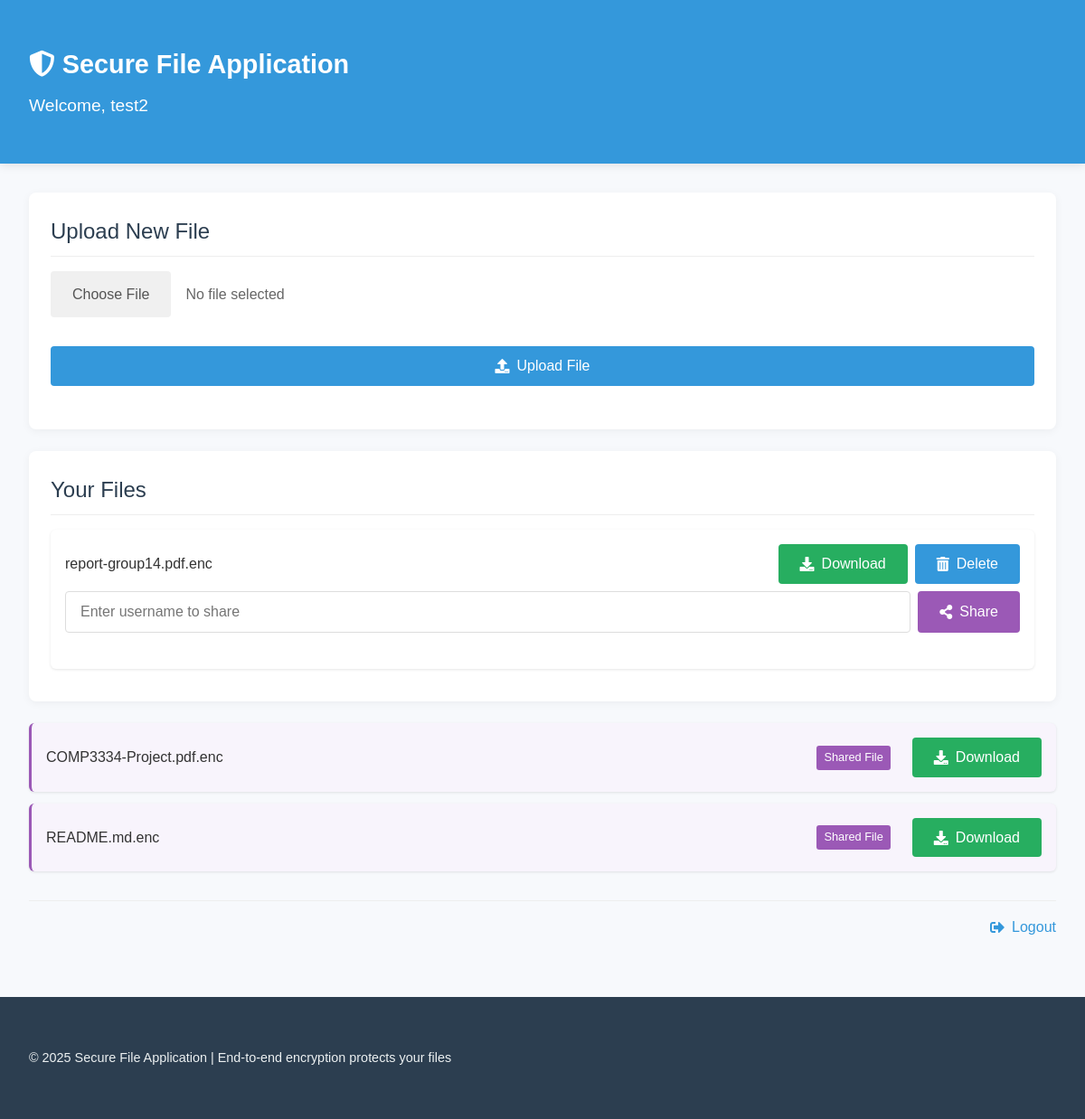
/ (signed in), run on the app's committed database.
### tables this page shows
CREATE TABLE users (
            id INTEGER PRIMARY KEY AUTOINCREMENT,
            username TEXT UNIQUE NOT NULL,
            password TEXT NOT NULL,
            public_key TEXT NOT NULL,
            private_key TEXT NOT NULL
        );

CREATE TABLE files (
            id INTEGER PRIMARY KEY AUTOINCREMENT,
            filename TEXT NOT NULL,
            owner_id INTEGER NOT NULL,
            shared_users TEXT DEFAULT '',
            encryption_key TEXT NOT NULL,
            FOREIGN KEY(owner_id) REFERENCES users(id)
        );

### app.py (the view)
@app.route('/')
@login_required
def index():
    conn = sqlite3.connect('database.db')
    c = conn.cursor()
    c.execute('SELECT * FROM files WHERE owner_id = ?', (current_user.id,))
    owned_files = c.fetchall()
    c.execute('''
        SELECT f.*
        FROM files f
        WHERE f.shared_users LIKE ? OR f.shared_users LIKE ? OR f.shared_users LIKE ?
    ''', (f'%{current_user.id},%', f'%,{current_user.id}', f'{current_user.id}'))
    shared_files = c.fetchall()
    file_dict = {file[0]: file for file in owned_files}
    for file in shared_files:
        if file[0] not in file_dict:
            file_dict[file[0]] = file
    files = list(file_dict.values())
    conn.close()
    return render_template('index.html', files=files)

### app.py (called while the page is built)
@login_manager.user_loader
def load_user(user_id):
    conn = sqlite3.connect('database.db')
    c = conn.cursor()
    c.execute('SELECT * FROM users WHERE id = ?', (user_id,))
    user = c.fetchone()
    conn.close()
    if user:
        return User(user[0], user[1])
    return None

### templates/index.html (shortened to what this page needs)
{% extends "base.html" %}
{% block header %}Welcome, {{ current_user.username }}{% endblock %}
{% block content %}
<div class="main-content">
  <div class="card">
    <h3 class="card-title">Upload New File</h3>
    <form id="uploadForm" class="upload-form">
      <div class="file-input-container">
        <label for="fileInput" class="file-input-label">Choose File</label>
        <span id="selectedFileName" class="selected-file-name">No file selected</span>
      </div>
      <button type="submit" class="btn btn-primary">
        <i class="fas fa-upload"></i> Upload File
      </button>
    </form>
  </div>
  <div class="card">
    <h3 class="card-title">Your Files</h3>
    {% if files %}
    <ul class="file-list">
      {% for file in files %}
      <li class="file-item {% if file[2] != current_user.id %}shared-file{% endif %}">
        <div class="file-info">
          <span class="file-name">{{ file[1] }}</span>
          {% if file[2] != current_user.id %}
          <span class="file-owner-tag">Shared File</span>
          {% endif %}
        </div>
        <div class="file-actions">
            <button class="btn download-btn" data-file-id="{{ file[0] }}">
              <i class="fas fa-download"></i> Download
            </button>
            {% if file[2] == current_user.id %}
            <button class="btn btn-danger delete-btn" data-file-id="{{ file[0] }}">
              <i class="fas fa-trash-alt"></i> Delete
            </button>
            {% endif %}
            </div>
          {% if file[2] == current_user.id %}
          <form action="{{ url_for('share_file', file_id=file[0]) }}" method="POST" class="share-form">
            <input type="text" name="shared_user" placeholder="Enter username to share" />
            <button type="submit" class="btn btn-share">
              <i class="fas fa-share-alt"></i> Share
            </button>
          </form>
          {% endif %}
        </div>
      </li>
      {% endfor %}
    {% else %}
    <div class="empty-state">
      <p>You haven't uploaded any files yet</p>
      <p class="empty-state-hint">Click the "Upload File" button above to get started</p>
    </div>
    {% endif %}
<div class="nav-links">
  <a href="{{ url_for('logout') }}" class="nav-link">
    <i class="fas fa-sign-out-alt"></i> Logout
  </a>
</div>
{% endblock %}

### static/styles.css (style rules this page uses)
* { margin: 0; padding: 0; box-sizing: border-box; }
body { font-family: "Noto Sans TC", "PingFang TC", "Microsoft JhengHei", "微軟正黑體", "Heiti TC", "黑體-繁", sans-serif; line-height: 1.6; color: #333; background-color: #f7f9fc; min-height: 100vh; display: flex; flex-direction: column; }
h3 { font-size: 1.5rem; color: #2c3e50; margin: 1.5rem 0 1rem; font-weight: 500; }
.card { background: white; padding: 1.5rem; border-radius: 8px; box-shadow: 0 2px 10px rgba(0, 0, 0, 0.05); margin-bottom: 1.5rem; }
.card-title { margin-top: 0; margin-bottom: 1rem; padding-bottom: 0.5rem; border-bottom: 1px solid #eee; }
form { margin-bottom: 1.5rem; }
label { display: block; margin-bottom: 0.5rem; font-weight: 500; color: #555; }
input[type="text"], input[type="password"], input[type="file"] { width: 100%; padding: 0.8rem 1rem; border: 1px solid #ddd; border-radius: 4px; font-size: 1rem; transition: border-color 0.3s, box-shadow 0.3s; }
.btn { background-color: #3498db; color: white; border: none; padding: 0.8rem 1.5rem; border-radius: 4px; cursor: pointer; font-size: 1rem; font-weight: 500; transition: background-color 0.3s, transform 0.1s; display: inline-flex; align-items: center; justify-content: center; }
.btn i { margin-right: 0.5rem; }
.btn-primary { background-color: #3498db; }
.upload-form { display: flex; flex-direction: column; gap: 1rem; }
.file-input-container { position: relative; display: flex; align-items: center; margin-bottom: 1rem; }
.file-input-label { background-color: #f0f0f0; color: #555; padding: 0.8rem 1.5rem; border-radius: 4px; cursor: pointer; font-weight: 500; transition: background-color 0.3s; display: inline-flex; align-items: center; margin-right: 1rem; margin-bottom: 0; }
.selected-file-name { flex: 1; white-space: nowrap; overflow: hidden; text-overflow: ellipsis; color: #666; }
.file-list { list-style: none; }
.file-item { background: white; padding: 1rem; margin-bottom: 0.8rem; border-radius: 6px; box-shadow: 0 1px 3px rgba(0, 0, 0, 0.1); display: flex; align-items: center; flex-wrap: wrap; transition: transform 0.2s, box-shadow 0.2s; }
.file-name { flex: 1; font-weight: 500; margin-right: 1rem; }
.file-actions { display: flex; align-items: center; flex-wrap: wrap; gap: 0.5rem; }
.download-btn { background-color: #27ae60; }
.share-form { display: flex; margin-top: 0.5rem; width: 100%; }
.share-form input { flex: 1; margin-bottom: 0; margin-right: 0.5rem; }
.btn-share { background-color: #9b59b6; }
.nav-links { display: flex; justify-content: flex-end; margin-top: 2rem; padding-top: 1rem; border-top: 1px solid #eee; }
.nav-link { color: #3498db; text-decoration: none; font-weight: 500; transition: color 0.3s; display: inline-flex; align-items: center; }
.nav-link i { margin-right: 0.5rem; }
.shared-file { border-left: 3px solid #9b59b6; background-color: #f8f4fc; }
.file-info { display: flex; flex: 1; align-items: center; margin-right: 1rem; }
.file-owner-tag { font-size: 0.8rem; background-color: #9b59b6; color: white; padding: 0.2rem 0.5rem; border-radius: 3px; margin-left: 0.8rem; }

### data on the page
users: username "test2"
files: filename "report-group14.pdf.enc"
files: filename "COMP3334-Project.pdf.enc", shows "Shared File"
files: filename "README.md.enc", shows "Shared File"
